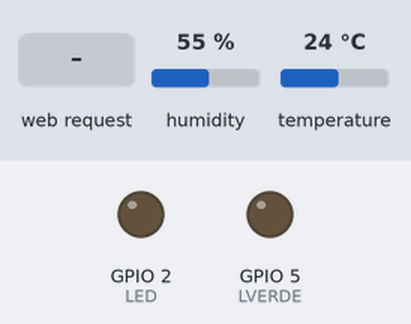
The sketch below on a simulated ESP32. On the bench: output pins drawn as LEDs (lit = HIGH). Inputs (shaded band) come from the test bench; at power-on: humidity 55 %, temperature 24 °C. WiFi joins after 1.5 s; servers stay silent unless stated; what the sketch prints to the serial monitor is not drawn.

Above: at 2.7 s.
2.8 s: HTTP request GET /H received
At 3.9 s:
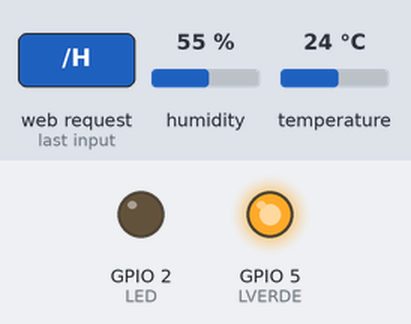
4.4 s: HTTP request GET /L received
At 5.5 s:
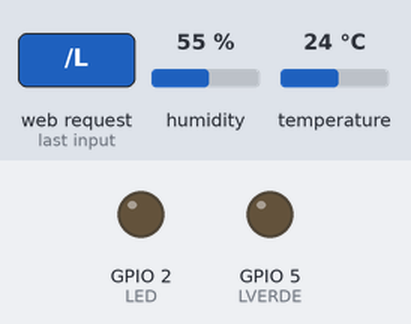
Timing chart, 0 to 7.4 s (numbered marks = the images above; inputs shaded):
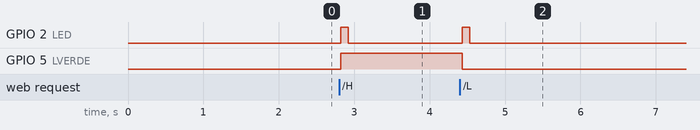

Measured:
- after the input at 2.8 s, GPIO 2 (LED): LOW → HIGH at once, → LOW 0.10 s later; GPIO 5 (LVERDE): LOW → HIGH at once
- after the input at 4.4 s, GPIO 2 (LED): LOW → HIGH at once, → LOW 0.10 s later; GPIO 5 (LVERDE): HIGH → LOW at once

The sketch:

SimpleWiFiServer.ino
```cpp
#include <WiFi.h>
#include "DHT.h"

#define DHTPIN 4  // what pin we're connected to
#define LED 2     // Builtin LED
#define LVERDE 5
#define TIME 100
// Uncomment whatever type you're using!
//#define DHTTYPE DHT11  // DHT 11
#define DHTTYPE DHT22  // DHT 22  (AM2302)
//#define DHTTYPE DHT21   // DHT 21 (AM2301)

// Initialize DHT sensor for normal 16mhz Arduino
DHT dht(DHTPIN, DHTTYPE);

// Wifi config
const char* ssid = "Marcio";
const char* password = "";

WiFiServer server(80);

void setup() {
  Serial.begin(115200);
  pinMode(LVERDE, OUTPUT);  // set the LED pin mode
  pinMode(LED, OUTPUT);
    delay(10);

  // We start by connecting to a WiFi network

  Serial.println();
  Serial.println();
  Serial.print("Connecting to ");
  Serial.println(ssid);

  WiFi.begin(ssid, password);

  while (WiFi.status() != WL_CONNECTED) {
    delay(500);
    Serial.print(".");
  }

  Serial.println("");
  Serial.println("WiFi connected.");
  Serial.println("IP address: ");
  Serial.println(WiFi.localIP());

  server.begin();

  dht.begin();  // sensor de temperatura
}

void loop() {
  digitalWrite(LED, LOW);
  delay(TIME);

  float h = dht.readHumidity();
  // Read temperature as Celsius
  float t = dht.readTemperature();
  // Read temperature as Fahrenheit
  float f = dht.readTemperature(true);

  // Check if any reads failed and exit early (to try again).
  if (isnan(h) || isnan(t) || isnan(f)) {
    Serial.println("Failed to read from DHT sensor!");
    return;
  }

  WiFiClient client = server.available();  // listen for incoming clients

  if (client) {                     // if you get a client,
    Serial.println("New Client.");  // print a message out the serial port
    String currentLine = "";        // make a String to hold incoming data from the client
    while (client.connected()) {    // loop while the client's connected
      if (client.available()) {     // if there's bytes to read from the client,
        char c = client.read();     // read a byte, then
        Serial.write(c);            // print it out the serial monitor
        if (c == '\n') {            // if the byte is a newline character

          // if the current line is blank, you got two newline characters in a row.
          // that's the end of the client HTTP request, so send a response:
          if (currentLine.length() == 0) {
            // HTTP headers always start with a response code (e.g. HTTP/1.1 200 OK)
            // and a content-type so the client knows what's coming, then a blank line:
            client.println("HTTP/1.1 200 OK");
            client.println("Content-type:text/html");
            client.println("<html><style>margin:0px auto;font-size:48px;border:1px solid red;</style><body>");

            // the content of the HTTP response follows the header:
            client.print("Ligar <a href=\"/H\">LED VERDE</a><br>");
            client.print("Desligar <a href=\"/L\">LED VERDE</a><br>");

            client.print("<h3 id=\"T\"></h3><br>");
            client.print("<h3 id=\"U\"></h3><br>");
            client.print("</body></html>");

            // The HTTP response ends with another blank line:
            client.println();
            // break out of the while loop:
            break;
          } else {  // if you got a newline, then clear currentLine:
            currentLine = "";
          }
        } else if (c != '\r') {  // if you got anything else but a carriage return character,
          currentLine += c;      // add it to the end of the currentLine
        }

        // Check to see if the client request was "GET /H" or "GET /L":
        if (currentLine.endsWith("GET /H")) {
          digitalWrite(LVERDE, HIGH);  // GET /H turns the LED on
        }
        if (currentLine.endsWith("GET /L")) {
          digitalWrite(LVERDE, LOW);  // GET /L turns the LED off
        }
      }
    }
    // close the connection:
    client.stop();
    Serial.println("Client Disconnected.");
    digitalWrite(LED, HIGH);
    delay(TIME);
  }
}
```
